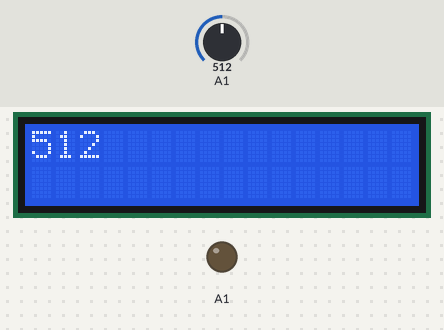
Simulated run of this sketch. Board: Arduino Uno, built with avr-gcc and run on an emulated ATmega328P. On the bench: 16×2 character LCD, output pins drawn as LEDs (lit = HIGH). The inputs (shaded band) are chosen by the test bench; at power-on: A1 = 512. What the sketch prints to the serial monitor is not drawn.

Above: at 1.2 s.
1.3 s: A1 set to 716
At 2.9 s:
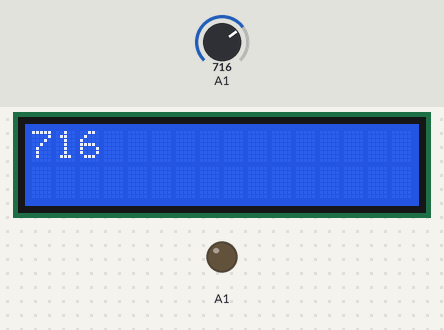
3.5 s: A1 set to 900
At 4.7 s:
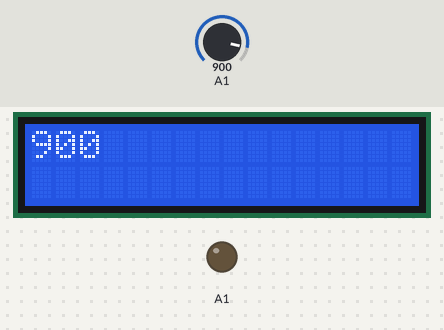
5.5 s: A1 set to 1023
At 6.4 s:
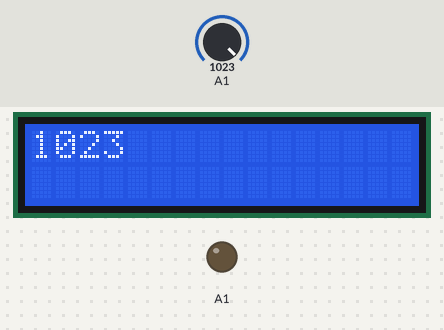
Timing chart, 0 to 8.5 s (numbered marks = the images above; inputs shaded):
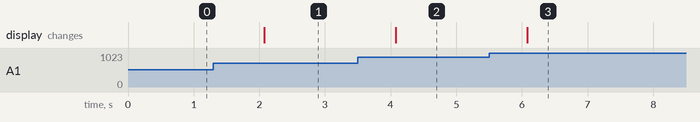

Measured:
- after the input at 1.3 s, the display: changes after 0.77 s (image 1)
- after the input at 3.5 s, the display: changes after 0.58 s (image 2)
- after the input at 5.5 s, the display: changes after 0.58 s (image 3)

The sketch:

Resistance_001.ino
```cpp
#include <LiquidCrystal.h>

int resistance;
LiquidCrystal lcd(8, 9, 4, 5, 6, 7);

void setup() {
  // put your setup code here, to run once:
  Serial.begin(9600);
  pinMode(A1, OUTPUT);
  lcd.begin(16, 2);
}

void lcd_Display(int _delay){
  resistance = analogRead(A1);
  lcd.clear();
  lcd.print(resistance);
  Serial.println(resistance);
  delay(_delay);
}

void loop() {
  // put your main code here, to run repeatedly:
  lcd_Display(1000);
}
```
